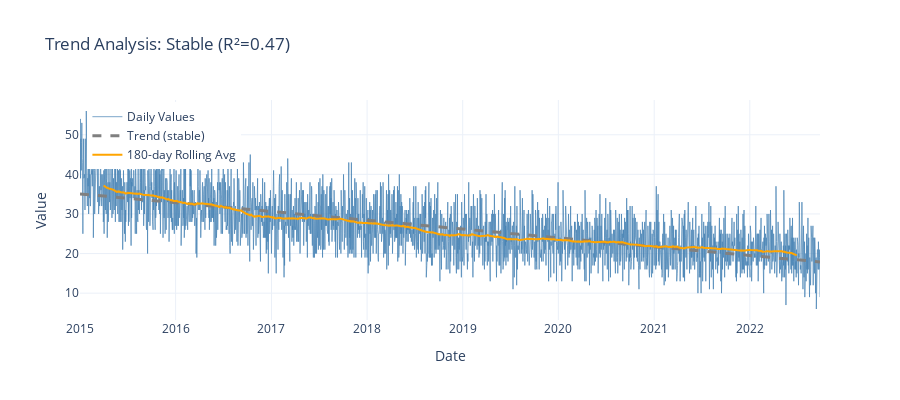

Notebook code for this chart:
### Markdown cell above
## 1c.5 Trend Detection

**📖 Understanding Trends:**
- **Increasing**: Metric growing over time (e.g., expanding customer base)
- **Decreasing**: Metric shrinking (e.g., declining engagement)
- **Stationary**: No significant trend (stable business)

**Impact on ML:**
- Strong trends can cause data leakage if not handled
- Consider detrending or adding trend as explicit feature

### Code cell
# Trend Analysis - computation and visualization
from customer_retention.stages.profiling import generate_trend_recommendations

analyzer = TemporalPatternAnalyzer(time_column=TIME_COLUMN)
trend_result = analyzer.detect_trend(daily_data, value_column=analysis_col)
trend_recs = generate_trend_recommendations(trend_result, mean_value=daily_data[analysis_col].mean())

# Visualization
direction_emoji = {"increasing": "📈", "decreasing": "📉", "stable": "➡️", "unknown": "❓"}
print(f"Trend: {direction_emoji.get(trend_result.direction.value, '')} {trend_result.direction.value.upper()} (R²={trend_result.strength:.2f})")

fig = go.Figure()
fig.add_trace(go.Scatter(
    x=daily_data[TIME_COLUMN], y=daily_data[analysis_col],
    mode="lines", name="Daily Values", line=dict(color="steelblue", width=1), opacity=0.7
))

if trend_result.slope is not None:
    x_numeric = (daily_data[TIME_COLUMN] - daily_data[TIME_COLUMN].min()).dt.days
    y_trend = trend_result.slope * x_numeric + (daily_data[analysis_col].mean() - trend_result.slope * x_numeric.mean())
    trend_color = {TrendDirection.INCREASING: "green", TrendDirection.DECREASING: "red"}.get(trend_result.direction, "gray")
    fig.add_trace(go.Scatter(
        x=daily_data[TIME_COLUMN], y=y_trend, mode="lines",
        name=f"Trend ({trend_result.direction.value})", line=dict(color=trend_color, width=3, dash="dash")
    ))

rolling_avg = daily_data[analysis_col].rolling(window=pattern_config.rolling_window, center=True).mean()
fig.add_trace(go.Scatter(
    x=daily_data[TIME_COLUMN], y=rolling_avg, mode="lines",
    name=f"{pattern_config.rolling_window}-day Rolling Avg", line=dict(color="orange", width=2)
))

fig.update_layout(
    title=f"Trend Analysis: {trend_result.direction.value.title()} (R²={trend_result.strength:.2f})",
    xaxis_title="Date", yaxis_title="Value", template="plotly_white", height=400,
    legend=dict(yanchor="top", y=0.99, xanchor="left", x=0.01)
)
display_figure(fig)

### Figure 1 — Plotly figure (JSON) as saved in the notebook; plotly's stock layout.template omitted (floating-point values rounded to 4 significant figures; data arrays with more than 128 entries replaced by an {"elided": "..."} marker saying what was removed)
{"data": [{"line": {"color": "steelblue", "width": 1}, "mode": "lines", "name": "Daily Values", "opacity": 0.7, "type": "scatter", "x": {"elided": "2826 str values"}, "y": {"elided": "2826 int values"}}, {"line": {"color": "gray", "dash": "dash", "width": 3}, "mode": "lines", "name": "Trend (stable)", "type": "scatter", "x": {"elided": "2826 str values"}, "y": {"elided": "2826 float values"}}, {"line": {"color": "orange", "width": 2}, "mode": "lines", "name": "180-day Rolling Avg", "type": "scatter", "x": {"elided": "2826 str values"}, "y": {"elided": "2826 float values"}}], "layout": {"height": 400, "legend": {"x": 0.01, "xanchor": "left", "y": 0.99, "yanchor": "top"}, "title": {"text": "Trend Analysis: Stable (R²=0.47)"}, "xaxis": {"title": {"text": "Date"}}, "yaxis": {"title": {"text": "Value"}}}}
